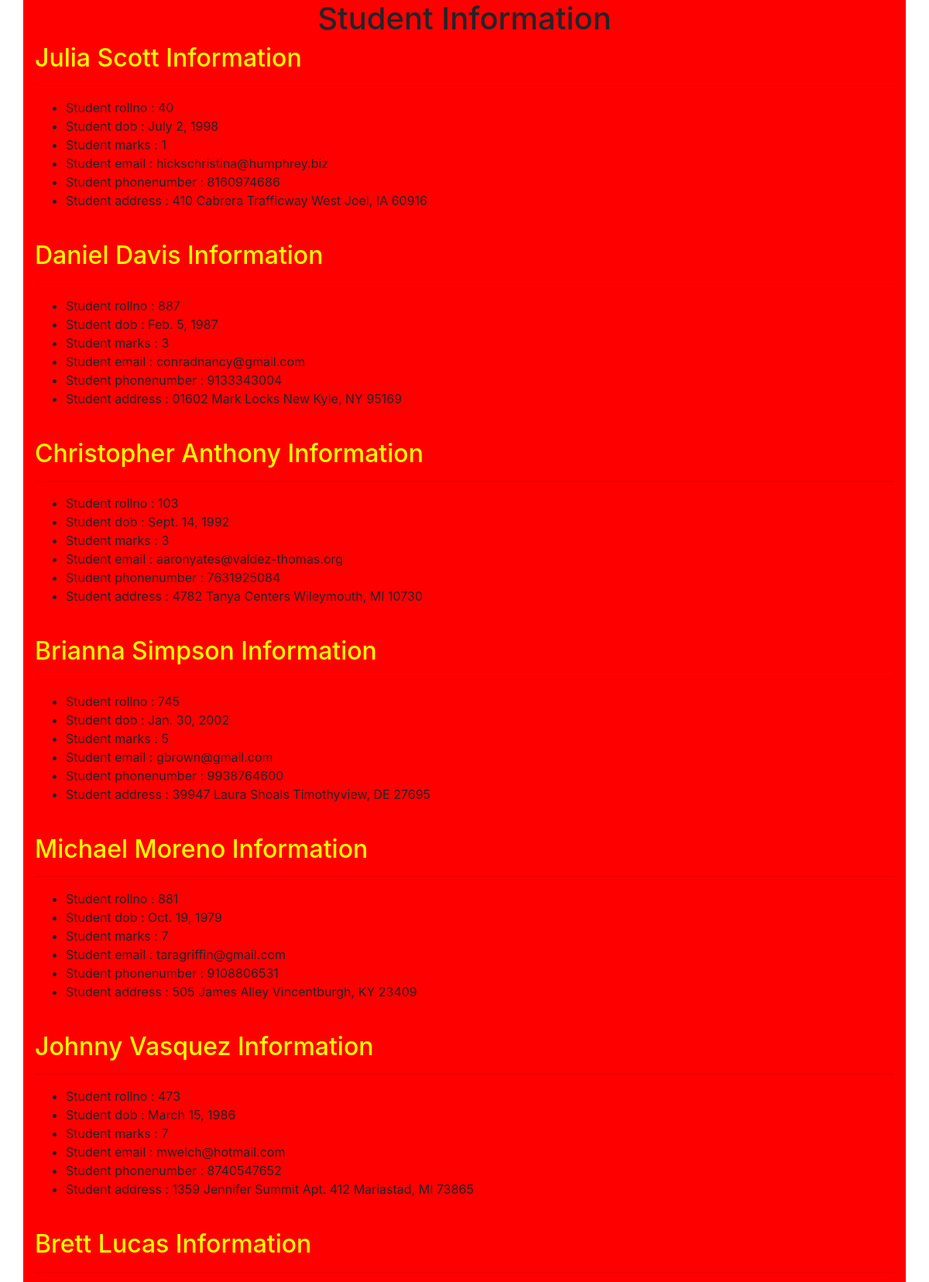
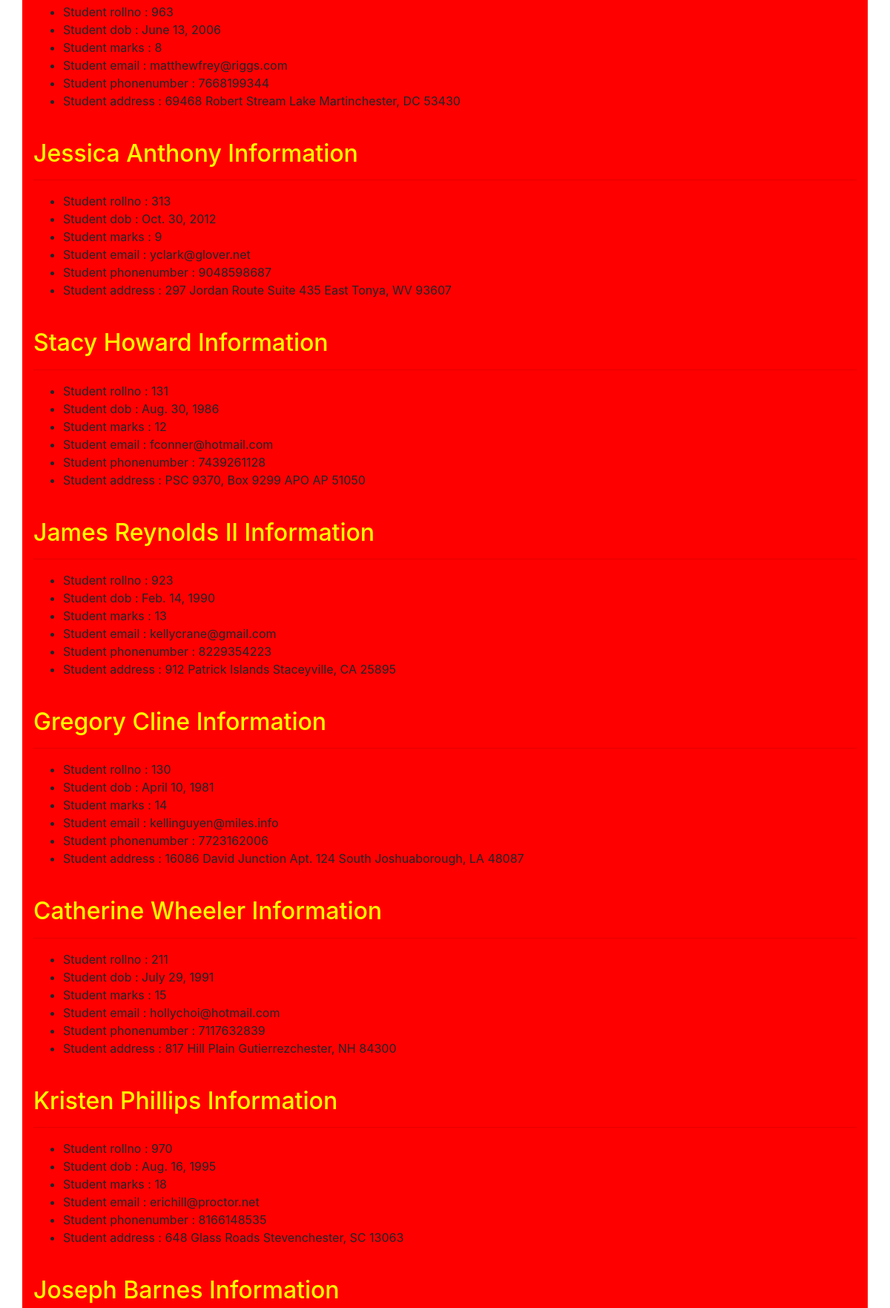
The page /stud/ (upper part) on the database its author committed (2 pictures, top to bottom).
### testapp/models.py (models this page shows)
class Student(models.Model):
    rollno = models.IntegerField()
    name = models.CharField(max_length = 30)
    dob = models.DateField()
    marks = models.IntegerField()
    email = models.EmailField()
    phonenumber = models.IntegerField()
    address = models.TextField()

### testapp/views.py (the view)
# urls.py: path('stud/', views.home_page_view),
def home_page_view(request):
    students = Student.objects.all().order_by('marks')
    return render(request,'testapp/index.html',{'students':students})

### templates/testapp/index.html (shortened to what this page needs)
<!DOCTYPE html>
{%load static%}
<html lang="en" dir="ltr">
  <head>
    <link rel="stylesheet" href="https://stackpath.bootstrapcdn.com/bootstrap/4.5.2/css/bootstrap.min.css"
>
    <link rel="stylesheet" href="{%static 'css/sinfo.css' %}">
  </head>
  <body>
    <div class="container">
      <h1>Student Information </h1>
      {%if students%}
        {%for student in students%}
          <h2>{{student.name}} Information</h2><hr>
          <ul>
            <li>Student rollno : {{student.rollno}}</li>
            <li>Student dob : {{student.dob}}</li>
            <li>Student marks : {{student.marks}}</li>
            <li>Student email : {{student.email}}</li>
            <li>Student phonenumber : {{student.phonenumber}}</li>
            <li>Student address : {{student.address}}</li>
          </ul>
          <br>
        {%endfor%}
      {%else%}
        <p>Students records are not available</p>
      {%endif%}
    </div>
  </body>
</html>

### static/css/sinfo.css (style rules this page uses)
body .container { background: red; text : white; }
h1 { text-align: center; }
h2 { color: yellow; }

### rows shown on the page
Student: name "Julia Scott", rollno "40", dob "July 2, 1998", marks "1", email "hickschristina@humphrey.biz", phonenumber "8160974686", address "410 Cabrera Trafficway West Joel, IA 60916"
Student: name "Daniel Davis", rollno "887", dob "Feb. 5, 1987", marks "3", email "conradnancy@gmail.com", phonenumber "9133343004", address "01602 Mark Locks New Kyle, NY 95169"
Student: name "Christopher Anthony", rollno "103", dob "Sept. 14, 1992", marks "3", email "aaronyates@valdez-thomas.org", phonenumber "7631925084", address "4782 Tanya Centers Wileymouth, MI 10730"
Student: name "Brianna Simpson", rollno "745", dob "Jan. 30, 2002", marks "5", email "gbrown@gmail.com", phonenumber "9938764600", address "39947 Laura Shoals Timothyview, DE 27695"
Student: name "Michael Moreno", rollno "881", dob "Oct. 19, 1979", marks "7", email "taragriffin@gmail.com", phonenumber "9108806531", address "505 James Alley Vincentburgh, KY 23409"
Student: name "Johnny Vasquez", rollno "473", dob "March 15, 1986", marks "7", email "mwelch@hotmail.com", phonenumber "8740547652", address "1359 Jennifer Summit Apt. 412 Mariastad, MI 73865"
Student: name "Brett Lucas", rollno "963", dob "June 13, 2006", marks "8", email "matthewfrey@riggs.com", phonenumber "7668199344", address "69468 Robert Stream Lake Martinchester, DC 53430"
Student: name "Jessica Anthony", rollno "313", dob "Oct. 30, 2012", marks "9", email "yclark@glover.net", phonenumber "9048598687", address "297 Jordan Route Suite 435 East Tonya, WV 93607"
Student: name "Stacy Howard", rollno "131", dob "Aug. 30, 1986", marks "12", email "fconner@hotmail.com", phonenumber "7439261128", address "PSC 9370, Box 9299 APO AP 51050"
Student: name "James Reynolds II", rollno "923", dob "Feb. 14, 1990", marks "13", email "kellycrane@gmail.com", phonenumber "8229354223", address "912 Patrick Islands Staceyville, CA 25895"
Student: name "Gregory Cline", rollno "130", dob "April 10, 1981", marks "14", email "kellinguyen@miles.info", phonenumber "7723162006", address "16086 David Junction Apt. 124 South Joshuaborough, LA 48087"
Student: name "Catherine Wheeler", rollno "211", dob "July 29, 1991", marks "15", email "hollychoi@hotmail.com", phonenumber "7117632839", address "817 Hill Plain Gutierrezchester, NH 84300"
Student: name "Kristen Phillips", rollno "970", dob "Aug. 16, 1995", marks "18", email "erichill@proctor.net", phonenumber "8166148535", address "648 Glass Roads Stevenchester, SC 13063"
Student: name "Joseph Barnes"
